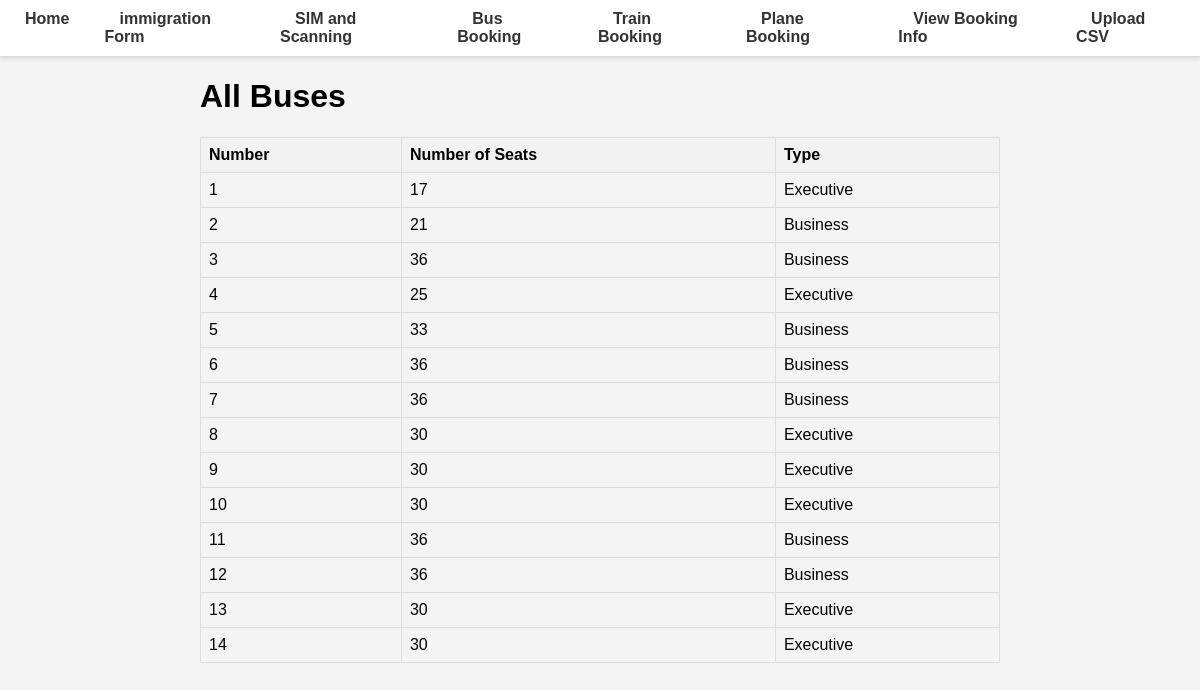
Page /view-buses/ on the earlier database version.
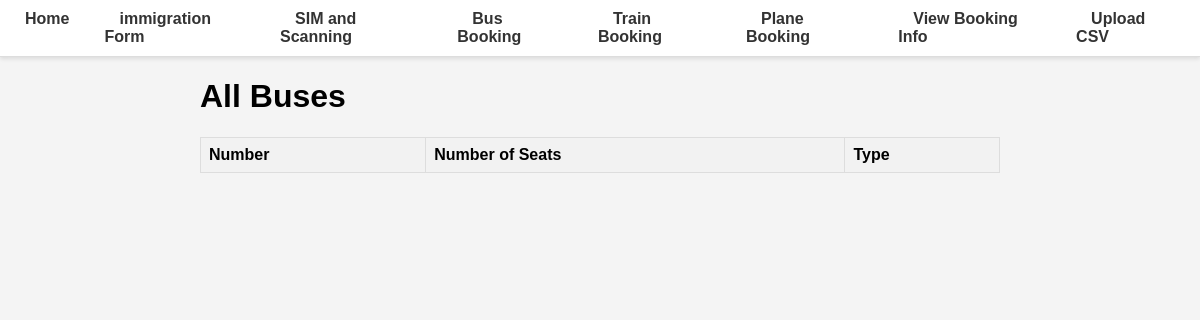
Same page on the later database version.
### database.py (models this page shows)
class Transport(Base):
    __tablename__ = "transport"
    id = Column(Integer, primary_key=True, index=True)
    departure_time = Column(Date, nullable=True)
    type = Column(String, nullable=False)
    transport_type = Column(String, nullable=False)
    __mapper_args__ = {
        'polymorphic_on': transport_type,
        'polymorphic_identity': 'transport'
    }

class Bus(Transport):
    __tablename__ = "bus"
    bus_id = Column(Integer, ForeignKey('transport.id'), primary_key=True)
    bus_number = Column(Integer, nullable=False)
    no_of_seats = Column(Integer, nullable=False)
    type = Column(String, index=True, nullable=True)
    __mapper_args__ = {
        'polymorphic_identity': 'bus',
    }

### main.py (the view)
@app.get("/view-buses/")
def view_buses(request: Request, db: Session = Depends(get_db)):
    buses = db.query(Bus).all()
    return templates.TemplateResponse("view_buses.html", {"request": request, "buses": buses})

### templates/view_buses.html
{% extends "base.html" %}
{% block content %}
<h1>All Buses</h1>
<table>
    <tr>
        <th>Number</th>
        <th>Number of Seats</th>
        <th>Type</th>
    </tr>
    {% for bus in buses %}
    <tr>
        <td>{{ bus.bus_number }}</td>
        <td>{{ bus.no_of_seats }}</td>
        <td>{{ bus.type }}</td>
    </tr>
    {% endfor %}
</table>
{% endblock %}

Differences in the rows shown:
removed Bus: bus_number "1", no_of_seats "17", type "Executive"
removed Bus: bus_number "2", no_of_seats "21", type "Business"
removed Bus: bus_number "3", no_of_seats "36", type "Business"
removed Bus: bus_number "4", no_of_seats "25", type "Executive"
removed Bus: bus_number "5", no_of_seats "33", type "Business"
removed Bus: bus_number "6", no_of_seats "36", type "Business"
removed Bus: bus_number "7", no_of_seats "36", type "Business"
removed Bus: bus_number "8", no_of_seats "30", type "Executive"
removed Bus: bus_number "9", no_of_seats "30", type "Executive"
removed Bus: bus_number "10", no_of_seats "30", type "Executive"
removed Bus: bus_number "11", no_of_seats "36", type "Business"
removed Bus: bus_number "12", no_of_seats "36", type "Business"
removed Bus: bus_number "13", no_of_seats "30", type "Executive"
removed Bus: bus_number "14", no_of_seats "30", type "Executive"
